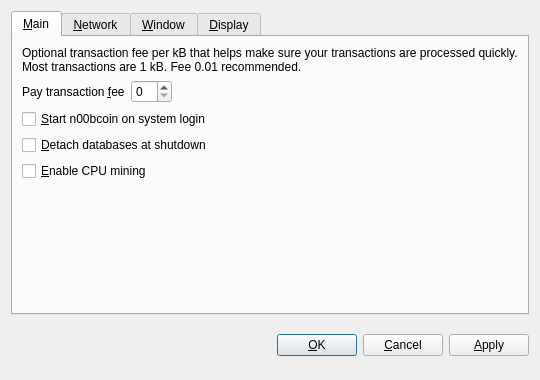
<?xml version="1.0" encoding="UTF-8"?>
<ui version="4.0">
 <class>OptionsDialog</class>
 <widget class="QDialog" name="OptionsDialog">
  <property name="geometry">
   <rect>
    <x>0</x>
    <y>0</y>
    <width>540</width>
    <height>380</height>
   </rect>
  </property>
  <property name="windowTitle">
   <string>Options</string>
  </property>
  <property name="modal">
   <bool>true</bool>
  </property>
  <layout class="QVBoxLayout" name="verticalLayout">
   <item>
    <widget class="QTabWidget" name="tabWidget">
     <property name="tabPosition">
      <enum>QTabWidget::North</enum>
     </property>
     <property name="currentIndex">
      <number>0</number>
     </property>
     <widget class="QWidget" name="tabMain">
      <attribute name="title">
       <string>&amp;Main</string>
      </attribute>
      <layout class="QVBoxLayout" name="verticalLayout_Main">
       <item>
        <widget class="QLabel" name="transactionFeeInfoLabel">
         <property name="text">
          <string>Optional transaction fee per kB that helps make sure your transactions are processed quickly. Most transactions are 1 kB. Fee 0.01 recommended.</string>
         </property>
         <property name="textFormat">
          <enum>Qt::PlainText</enum>
         </property>
         <property name="wordWrap">
          <bool>true</bool>
         </property>
        </widget>
       </item>
       <item>
        <layout class="QHBoxLayout" name="horizontalLayout_Main">
         <item>
          <widget class="QLabel" name="transactionFeeLabel">
           <property name="text">
            <string>Pay transaction &amp;fee</string>
           </property>
           <property name="textFormat">
            <enum>Qt::PlainText</enum>
           </property>
           <property name="buddy">
            <cstring>transactionFee</cstring>
           </property>
          </widget>
         </item>
         <item>
          <widget class="BitcoinAmountField" name="transactionFee"/>
         </item>
         <item>
          <spacer name="horizontalSpacer_Main">
           <property name="orientation">
            <enum>Qt::Horizontal</enum>
           </property>
           <property name="sizeHint" stdset="0">
            <size>
             <width>40</width>
             <height>20</height>
            </size>
           </property>
          </spacer>
         </item>
        </layout>
       </item>
       <item>
        <widget class="QCheckBox" name="bitcoinAtStartup">
         <property name="toolTip">
          <string>Automatically start n00bcoin after logging in to the system.</string>
         </property>
         <property name="text">
          <string>&amp;Start n00bcoin on system login</string>
         </property>
        </widget>
       </item>
       <item>
        <widget class="QCheckBox" name="detachDatabases">
         <property name="toolTip">
          <string>Detach block and address databases at shutdown. This means they can be moved to another data directory, but it slows down shutdown. The wallet is always detached.</string>
         </property>
         <property name="text">
          <string>&amp;Detach databases at shutdown</string>
         </property>
        </widget>
       </item>
       <item>
         <widget class="QCheckBox" name="cpuMining">
          <property name="toolTip">
           <string>Enable Proof-of-Work CPU mining (generating/minting) of RADCoins (NOT to be confused with Proof-of-Stake!).</string>
          </property>
          <property name="text">
           <string>&amp;Enable CPU mining</string>
          </property>
         </widget>
        </item>
        <item>
        <spacer name="verticalSpacer_Main">
         <property name="orientation">
          <enum>Qt::Vertical</enum>
         </property>
         <property name="sizeHint" stdset="0">
          <size>
           <width>20</width>
           <height>40</height>
          </size>
         </property>
        </spacer>
       </item>
      </layout>
     </widget>
     <widget class="QWidget" name="tabNetwork">
      <attribute name="title">
       <string>&amp;Network</string>
      </attribute>
      <layout class="QVBoxLayout" name="verticalLayout_Network">
       <item>
        <widget class="QCheckBox" name="mapPortUpnp">
         <property name="toolTip">
          <string>Automatically open the n00bcoin client port on the router. This only works when your router supports UPnP and it is enabled.</string>
         </property>
         <property name="text">
          <string>Map port using &amp;UPnP</string>
         </property>
        </widget>
       </item>
       <item>
        <widget class="QCheckBox" name="connectSocks">
         <property name="toolTip">
          <string>Connect to the n00bcoin network through a SOCKS proxy (e.g. when connecting through Tor).</string>
         </property>
         <property name="text">
          <string>&amp;Connect through SOCKS proxy:</string>
         </property>
        </widget>
       </item>
       <item>
        <layout class="QHBoxLayout" name="horizontalLayout_Network">
         <item>
          <widget class="QLabel" name="proxyIpLabel">
           <property name="text">
            <string>Proxy &amp;IP:</string>
           </property>
           <property name="textFormat">
            <enum>Qt::PlainText</enum>
           </property>
           <property name="buddy">
            <cstring>proxyIp</cstring>
           </property>
          </widget>
         </item>
         <item>
          <widget class="QValidatedLineEdit" name="proxyIp">
           <property name="maximumSize">
            <size>
             <width>140</width>
             <height>16777215</height>
            </size>
           </property>
           <property name="toolTip">
            <string>IP address of the proxy (e.g. 127.0.0.1)</string>
           </property>
          </widget>
         </item>
         <item>
          <widget class="QLabel" name="proxyPortLabel">
           <property name="text">
            <string>&amp;Port:</string>
           </property>
           <property name="textFormat">
            <enum>Qt::PlainText</enum>
           </property>
           <property name="buddy">
            <cstring>proxyPort</cstring>
           </property>
          </widget>
         </item>
         <item>
          <widget class="QLineEdit" name="proxyPort">
           <property name="maximumSize">
            <size>
             <width>55</width>
             <height>16777215</height>
            </size>
           </property>
           <property name="toolTip">
            <string>Port of the proxy (e.g. 9050)</string>
           </property>
          </widget>
         </item>
         <item>
          <widget class="QLabel" name="socksVersionLabel">
           <property name="text">
            <string>SOCKS &amp;Version:</string>
           </property>
           <property name="textFormat">
            <enum>Qt::PlainText</enum>
           </property>
           <property name="buddy">
            <cstring>socksVersion</cstring>
           </property>
          </widget>
         </item>
         <item>
          <widget class="QValueComboBox" name="socksVersion">
           <property name="toolTip">
            <string>SOCKS version of the proxy (e.g. 5)</string>
           </property>
          </widget>
         </item>
         <item>
          <spacer name="horizontalSpacer_Network">
           <property name="orientation">
            <enum>Qt::Horizontal</enum>
           </property>
           <property name="sizeHint" stdset="0">
            <size>
             <width>40</width>
             <height>20</height>
            </size>
           </property>
          </spacer>
         </item>
        </layout>
       </item>
       <item>
        <spacer name="verticalSpacer_Network">
         <property name="orientation">
          <enum>Qt::Vertical</enum>
         </property>
         <property name="sizeHint" stdset="0">
          <size>
           <width>20</width>
           <height>40</height>
          </size>
         </property>
        </spacer>
       </item>
      </layout>
     </widget>
     <widget class="QWidget" name="tabWindow">
      <attribute name="title">
       <string>&amp;Window</string>
      </attribute>
      <layout class="QVBoxLayout" name="verticalLayout_Window">
       <item>
        <widget class="QCheckBox" name="minimizeToTray">
         <property name="toolTip">
          <string>Show only a tray icon after minimizing the window.</string>
         </property>
         <property name="text">
          <string>&amp;Minimize to the tray instead of the taskbar</string>
         </property>
        </widget>
       </item>
       <item>
        <widget class="QCheckBox" name="minimizeOnClose">
         <property name="toolTip">
          <string>Minimize instead of exit the application when the window is closed. When this option is enabled, the application will be closed only after selecting Quit in the menu.</string>
         </property>
         <property name="text">
          <string>M&amp;inimize on close</string>
         </property>
        </widget>
       </item>
       <item>
        <spacer name="verticalSpacer_Window">
         <property name="orientation">
          <enum>Qt::Vertical</enum>
         </property>
         <property name="sizeHint" stdset="0">
          <size>
           <width>20</width>
           <height>40</height>
          </size>
         </property>
        </spacer>
       </item>
      </layout>
     </widget>
     <widget class="QWidget" name="tabDisplay">
      <attribute name="title">
       <string>&amp;Display</string>
      </attribute>
      <layout class="QVBoxLayout" name="verticalLayout_Display">
       <item>
        <layout class="QHBoxLayout" name="horizontalLayout_1_Display">
         <item>
          <widget class="QLabel" name="langLabel">
           <property name="text">
            <string>User Interface &amp;language:</string>
           </property>
           <property name="textFormat">
            <enum>Qt::PlainText</enum>
           </property>
           <property name="buddy">
            <cstring>lang</cstring>
           </property>
          </widget>
         </item>
         <item>
          <widget class="QValueComboBox" name="lang">
           <property name="toolTip">
            <string>The user interface language can be set here. This setting will take effect after restarting n00bcoin.</string>
           </property>
          </widget>
         </item>
        </layout>
       </item>
       <item>
        <layout class="QHBoxLayout" name="horizontalLayout_2_Display">
         <item>
          <widget class="QLabel" name="unitLabel">
           <property name="text">
            <string>&amp;Unit to show amounts in:</string>
           </property>
           <property name="textFormat">
            <enum>Qt::PlainText</enum>
           </property>
           <property name="buddy">
            <cstring>unit</cstring>
           </property>
          </widget>
         </item>
         <item>
          <widget class="QValueComboBox" name="unit">
           <property name="toolTip">
            <string>Choose the default subdivision unit to show in the interface and when sending coins.</string>
           </property>
          </widget>
         </item>
        </layout>
       </item>
       <item>
        <widget class="QCheckBox" name="displayAddresses">
         <property name="toolTip">
          <string>Whether to show n00bcoin addresses in the transaction list or not.</string>
         </property>
         <property name="text">
          <string>&amp;Display addresses in transaction list</string>
         </property>
        </widget>
       </item>
       <item>
        <spacer name="verticalSpacer_Display">
         <property name="orientation">
          <enum>Qt::Vertical</enum>
         </property>
         <property name="sizeHint" stdset="0">
          <size>
           <width>20</width>
           <height>40</height>
          </size>
         </property>
        </spacer>
       </item>
      </layout>
     </widget>
    </widget>
   </item>
   <item>
    <layout class="QHBoxLayout" name="horizontalLayout_Buttons">
     <item>
      <spacer name="horizontalSpacer_1">
       <property name="orientation">
        <enum>Qt::Horizontal</enum>
       </property>
       <property name="sizeHint" stdset="0">
        <size>
         <width>40</width>
         <height>48</height>
        </size>
       </property>
      </spacer>
     </item>
     <item>
      <widget class="QLabel" name="statusLabel">
       <property name="font">
        <font>
         <weight>75</weight>
         <bold>true</bold>
        </font>
       </property>
       <property name="text">
        <string/>
       </property>
       <property name="textFormat">
        <enum>Qt::PlainText</enum>
       </property>
       <property name="wordWrap">
        <bool>true</bool>
       </property>
      </widget>
     </item>
     <item>
      <spacer name="horizontalSpacer_2">
       <property name="orientation">
        <enum>Qt::Horizontal</enum>
       </property>
       <property name="sizeHint" stdset="0">
        <size>
         <width>40</width>
         <height>48</height>
        </size>
       </property>
      </spacer>
     </item>
     <item>
      <widget class="QPushButton" name="okButton">
       <property name="text">
        <string>&amp;OK</string>
       </property>
      </widget>
     </item>
     <item>
      <widget class="QPushButton" name="cancelButton">
       <property name="text">
        <string>&amp;Cancel</string>
       </property>
       <property name="autoDefault">
        <bool>false</bool>
       </property>
      </widget>
     </item>
     <item>
      <widget class="QPushButton" name="applyButton">
       <property name="text">
        <string>&amp;Apply</string>
       </property>
       <property name="autoDefault">
        <bool>false</bool>
       </property>
      </widget>
     </item>
    </layout>
   </item>
  </layout>
 </widget>
 <customwidgets>
  <customwidget>
   <class>BitcoinAmountField</class>
   <extends>QSpinBox</extends>
   <header>bitcoinamountfield.h</header>
  </customwidget>
  <customwidget>
   <class>QValueComboBox</class>
   <extends>QComboBox</extends>
   <header>qvaluecombobox.h</header>
  </customwidget>
  <customwidget>
   <class>QValidatedLineEdit</class>
   <extends>QLineEdit</extends>
   <header>qvalidatedlineedit.h</header>
  </customwidget>
 </customwidgets>
 <resources/>
 <connections/>
</ui>
